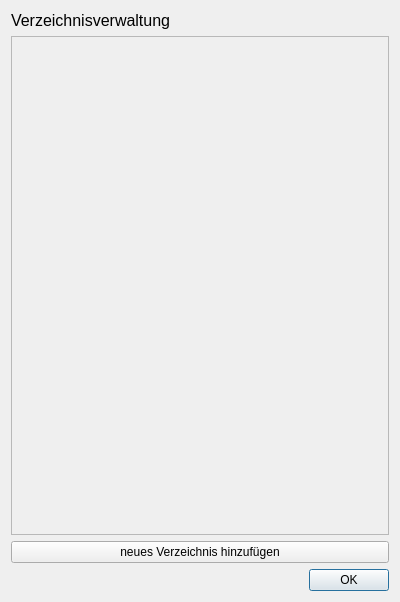
<?xml version="1.0" encoding="UTF-8"?>
<ui version="4.0">
 <class>Dialog</class>
 <widget class="QDialog" name="Dialog">
  <property name="geometry">
   <rect>
    <x>0</x>
    <y>0</y>
    <width>400</width>
    <height>602</height>
   </rect>
  </property>
  <property name="windowTitle">
   <string>Dialog</string>
  </property>
  <layout class="QVBoxLayout" name="verticalLayout">
   <item>
    <widget class="QLabel" name="label">
     <property name="font">
      <font>
       <pointsize>12</pointsize>
      </font>
     </property>
     <property name="text">
      <string>Verzeichnisverwaltung</string>
     </property>
    </widget>
   </item>
   <item>
    <widget class="QScrollArea" name="scrollArea">
     <property name="widgetResizable">
      <bool>true</bool>
     </property>
     <widget class="QWidget" name="scrollAreaWidgetContents">
      <property name="geometry">
       <rect>
        <x>0</x>
        <y>0</y>
        <width>379</width>
        <height>499</height>
       </rect>
      </property>
     </widget>
    </widget>
   </item>
   <item>
    <widget class="QPushButton" name="pushButton">
     <property name="text">
      <string>neues Verzeichnis hinzufügen</string>
     </property>
    </widget>
   </item>
   <item>
    <widget class="QDialogButtonBox" name="buttonBox">
     <property name="orientation">
      <enum>Qt::Horizontal</enum>
     </property>
     <property name="standardButtons">
      <set>QDialogButtonBox::Ok</set>
     </property>
    </widget>
   </item>
  </layout>
 </widget>
 <resources/>
 <connections>
  <connection>
   <sender>buttonBox</sender>
   <signal>accepted()</signal>
   <receiver>Dialog</receiver>
   <slot>accept()</slot>
   <hints>
    <hint type="sourcelabel">
     <x>248</x>
     <y>254</y>
    </hint>
    <hint type="destinationlabel">
     <x>157</x>
     <y>274</y>
    </hint>
   </hints>
  </connection>
  <connection>
   <sender>buttonBox</sender>
   <signal>rejected()</signal>
   <receiver>Dialog</receiver>
   <slot>reject()</slot>
   <hints>
    <hint type="sourcelabel">
     <x>316</x>
     <y>260</y>
    </hint>
    <hint type="destinationlabel">
     <x>286</x>
     <y>274</y>
    </hint>
   </hints>
  </connection>
 </connections>
</ui>
